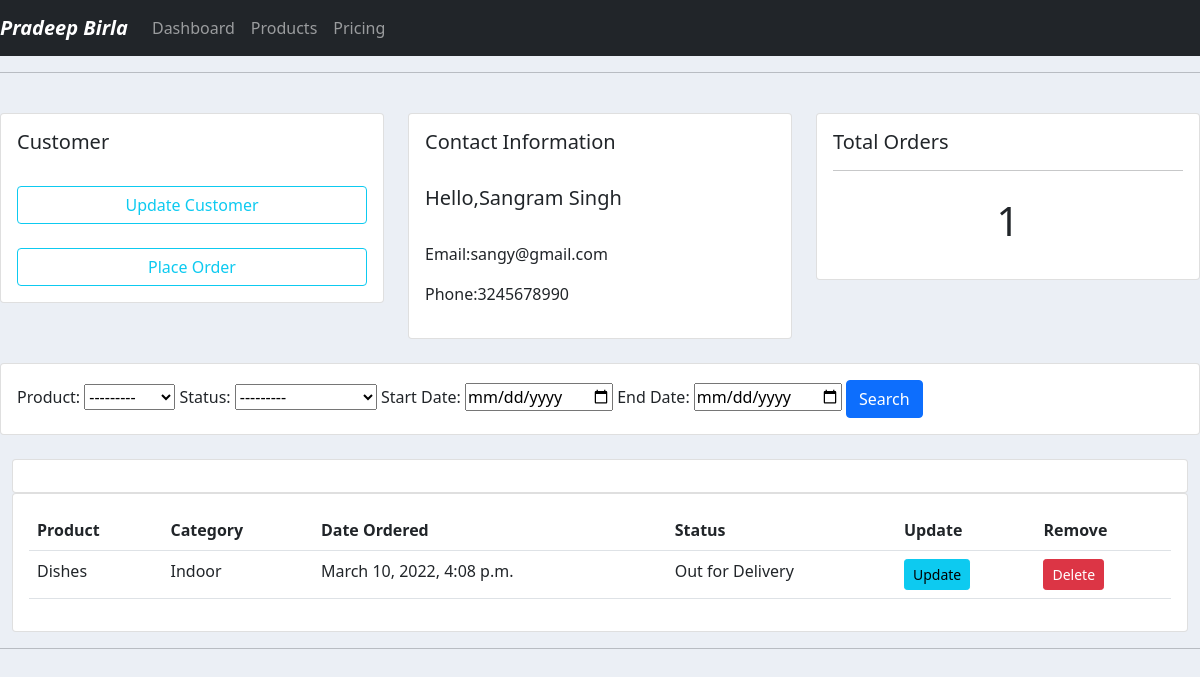
/customer/3/, run on the app's committed database.
### accounts/models.py (models this page shows, shortened)
class Customer(models.Model):
    name = models.CharField(max_length = 200,null = True)
    phone = models.CharField(max_length = 200,null = True)
    email = models.CharField(max_length = 200,null = True)
    date_created = models.DateTimeField(auto_now_add = True,null = True)

class Order(models.Model):
    STATUS = (
        ('Pending','Pending'),
        ('Out for Delivery','Out for Delivery'),
        ('Delivered','Delivered')
    )
    customer = models.ForeignKey(Customer,null=True,on_delete = models.SET_NULL)
    product = models.ForeignKey(Product,null = True,on_delete = models.SET_NULL)
    date_created =   models.DateTimeField(auto_now_add = True,null = True)
    status =  models.CharField(max_length = 200,null = True, choices = STATUS)

class Product(models.Model):
    CATEGORY = (
        ('Indoor','Indoor'),
        ('Outdoor','Outdoor')
    )
    name = models.CharField(max_length = 200,null = True)
    price = models.FloatField(null = True)
    category = models.CharField(max_length = 200,null = True,choices = CATEGORY)
    description = models.CharField(max_length = 200,null = True,blank = True)
    date_created = models.DateTimeField(auto_now_add = True,null = True)
    tags = models.ManyToManyField(Tag)
    def __str__(self):
        return self.name

### accounts/views.py (the view)
# urls.py: path('customer/<str:pk_test>/',views.customer,name='customer'),
def customer(request,pk_test):
    customer = Customer.objects.get(id=pk_test)
    orders = customer.order_set.all()
    order_count = orders.count()
    filter = FilterForm(request.GET,queryset=orders)
    orders = filter.qs
    context = {'customer':customer,'orders':orders,'order_count':order_count,'filter':filter}
    return render(request,'accounts/customer.html',context)

### accounts/templates/accounts/customer.html
{% extends 'accounts/main.html' %}
{% block content %}
<br>
<div class="row">
    <div class="col-md">
        <div class="card">
            <div class="card-body">
                <h5 class="card-title">Customer</h5> <br>
                <a href="#" class="btn btn-outline-info btn-block btn-md col-12">Update Customer</a> <br><br>
                <a href="{% url 'create_order' customer.id %}" class="btn btn-outline-info btn-md btn-block col-12">Place Order</a>
            </div>
        </div>
    </div>
    <div class="col-md">
        <div class="card">
            <div class="card-body">
                <h5 class="card-title">Contact Information</h5> <br>
                <h5>Hello,<span>{{customer.name}}</span></h5> <br>
                <p>Email:<span>{{customer.email}}</span></p>
                <p>Phone:<span>{{customer.phone}}</span></p>
            </div>
        </div>
    </div>
    <div class="col-md">
        <div class="card">
            <div class="card-body">
                <h5 class="card-title">Total Orders</h5>
                <hr>
                <h1 style="text-align:center; padding:10px;">{{order_count}}</h1>
            </div>
        </div>
    </div>
</div>
<br>
<div class="row">
    <div class="col">
        <div class="card">
            <div class="card-body">
               <form action="" method="get">
                {{filter.form}}
                <button class="btn btn-primary" type="submit">Search</button>
               </form>
            </div>
        </div>
    </div>
</div>
<br>
<div class="container-fluid">
    <div class="row">
        <div class="col-md">
            <div class="card card-body">
            </div>
            <div class="card card-body">
                <table class="table">
                    <tr>
                        <th>Product</th>
                        <th>Category</th>
                        <th>Date Ordered</th>
                        <th>Status</th>
                        <th>Update</th>
                        <th>Remove</th>
                    </tr>
                    {% for order in orders %}
                    <tr>
                        <td>{{order.product}}</td>
                        <td>{{order.product.category}}</td>
                        <td>{{order.date_created}}</td>
                        <td>{{order.status}}</td>
                        <td> <a  href="{% url 'update_order' order.id %}" class="btn btn-sm btn-info" >Update</a></td>
                        <td> <a href="{% url 'delete_order' order.id %}" class="btn btn-sm btn-danger" >Delete</a></td>
                    </tr>
                    {% endfor %}
                </table>
            </div>
        </div>
    </div>
</div>
{% endblock content %}

### static/css/main.css (style rules this page uses)
body { background-color: #ebeff5; }

### data on the page
Customer: name "Sangram Singh", email "sangy@gmail.com", phone "3245678990"
Order: product "Dishes", product.category "Indoor", date_created "March 10, 2022, 4:08 p.m.", status "Out for Delivery"

### other printed values
{{ order_count }} "1"
